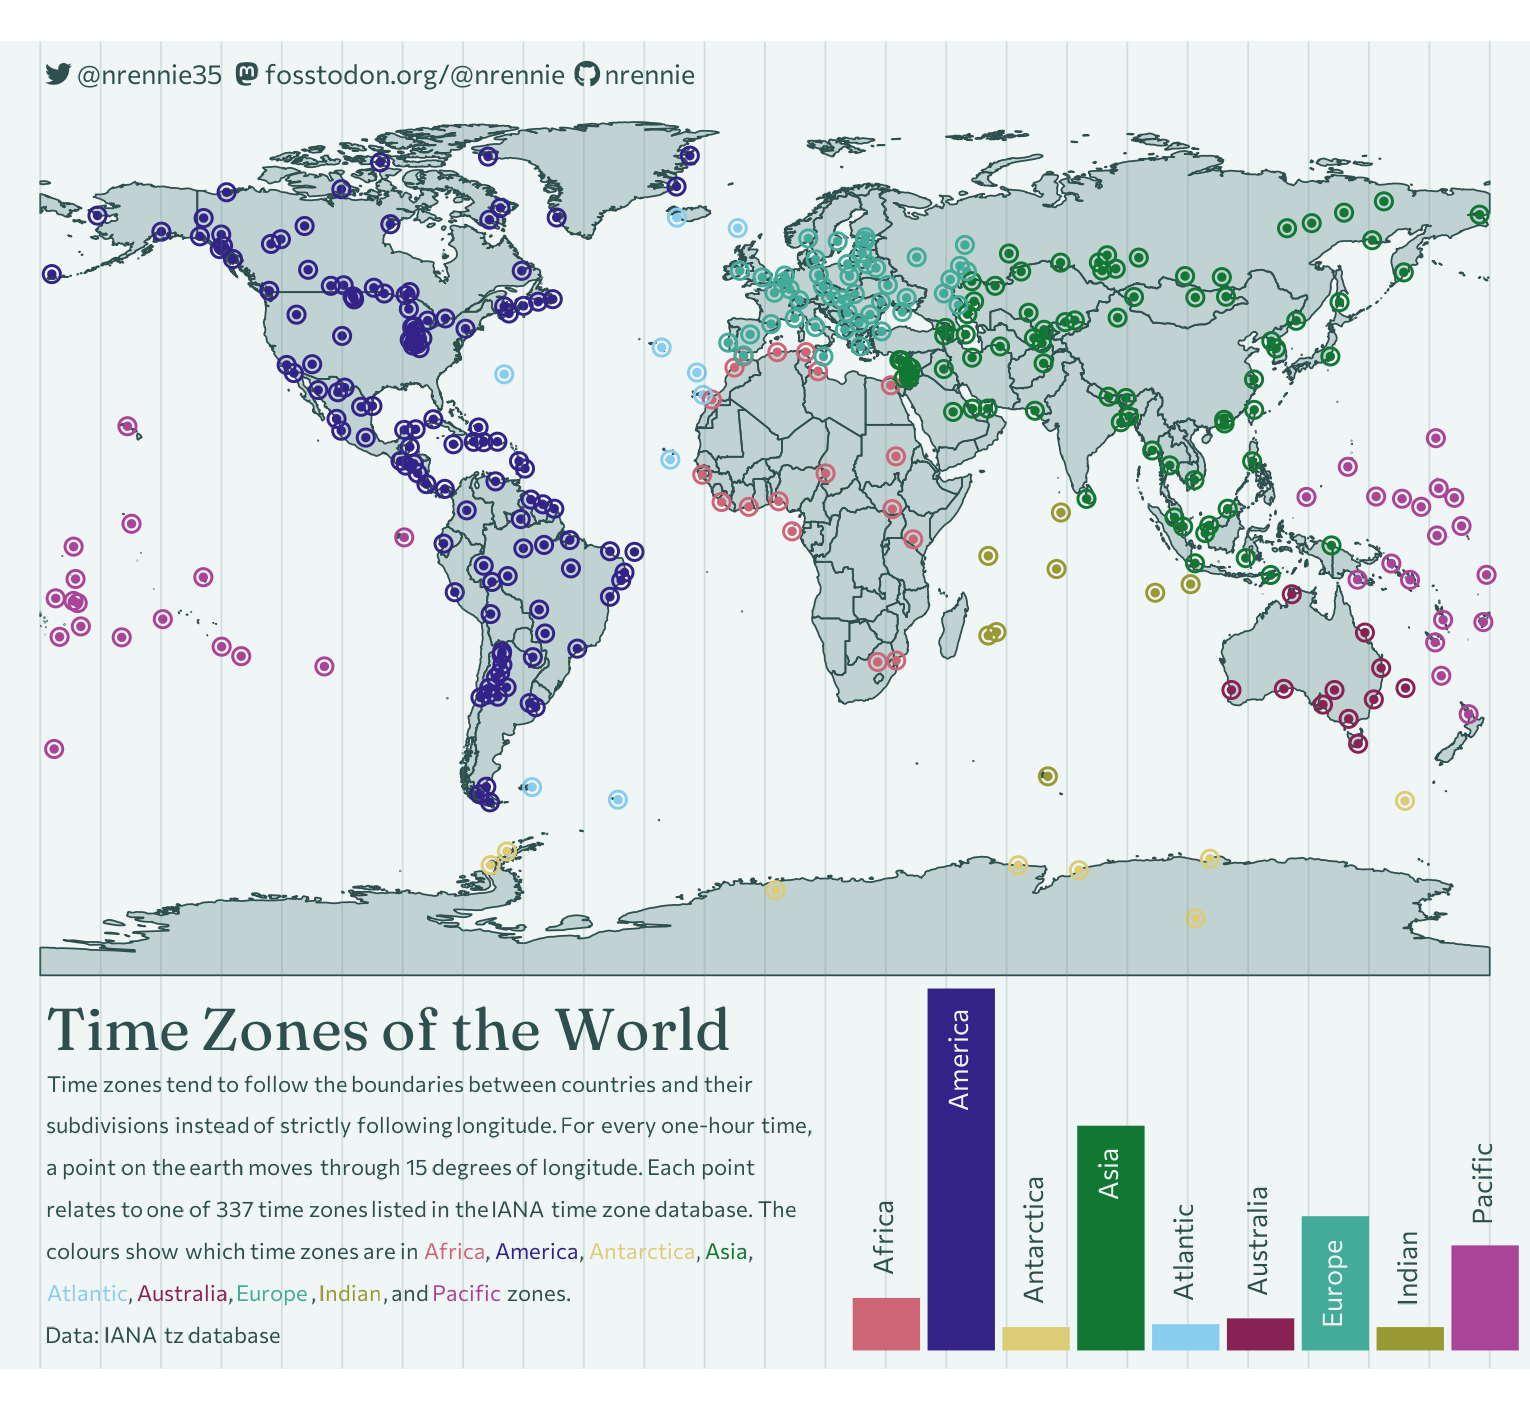

Write the R code that produced this figure.
library(tidyverse)
library(lubridate)
library(showtext)
library(patchwork)
library(camcorder)
library(ggtext)
library(glue)
library(nrBrand)
library(sf)
library(rnaturalearth)
library(rnaturalearthdata)
library(ggspatial)

# load data
transitions <- readr::read_csv('https://raw.githubusercontent.com/rfordatascience/tidytuesday/master/data/2023/2023-03-28/transitions.csv')
timezones <- readr::read_csv('https://raw.githubusercontent.com/rfordatascience/tidytuesday/master/data/2023/2023-03-28/timezones.csv')
timezone_countries <- readr::read_csv('https://raw.githubusercontent.com/rfordatascience/tidytuesday/master/data/2023/2023-03-28/timezone_countries.csv')
countries <- readr::read_csv('https://raw.githubusercontent.com/rfordatascience/tidytuesday/master/data/2023/2023-03-28/countries.csv')

# data wrangling
world <- ne_countries(scale = "medium", returnclass = "sf") 

timezones_sf <- timezones |> 
  select(-comments) |> 
  sf::st_as_sf(coords = c("longitude", "latitude")) |> 
  sf::st_set_crs(4326) |> 
  separate(zone, into = c("continent", "place"), sep="/")

# start recording
gg_record(
  dir = file.path("2023", "2023-03-28", "recording"), # where to save the recording
  device = "png", # device to use to save images
  width = 5.1, # width of saved image
  height = 4.7, # height of saved image
  units = "in", # units for width and height
  dpi = 300 # dpi to use when saving image
)

# text
title <- "<span style='font-size:44pt;font-family:Fraunces;color:#2F4F4F;'>Time Zones of the World</span><br>"
cap <- "Time zones tend to follow the boundaries between countries and their subdivisions
instead of strictly following longitude. For every one-hour time, a point on the earth moves
through 15 degrees of longitude. Each point relates to one of 337 time zones listed in the 
IANA time zone database. The colours show which time zones are in
<span style='color:#CC6677;'>Africa</span>, 
<span style='color:#332288;'>America</span>, 
<span style='color:#DDCC77;'>Antarctica</span>, 
<span style='color:#117733;'>Asia</span>, 
<span style='color:#88CCEE;'>Atlantic</span>, 
<span style='color:#882255;'>Australia</span>, 
<span style='color:#44AA99;'>Europe</span>, 
<span style='color:#999933;'>Indian</span>, and 
<span style='color:#AA4499;'>Pacific</span> zones.<br>Data: IANA tz database<br>"
social <- nrBrand::social_caption(bg_colour = nr_light)
caption <- paste0(title, cap)


# plot
g <- ggplot() +
  geom_sf(data = world,
          colour = nr_dark,
          fill = alpha(nr_mid, 0.3)) +
  geom_sf(data = timezones_sf, size = 0.4,
          mapping = aes(colour = continent)) +
  ggtext::geom_textbox(data = data.frame(x = -110, y = 93, label = social),
                       aes(x = x, y = y, label = label),
                       family = "Commissioner",
                       size = 7,
                       fill = NA,
                       halign = 0,
                       hjust = 0.5,
                       valign = 0,
                       box.colour = NA) +
  geom_sf(data = timezones_sf, size = 1.6,
          pch = 21,
          fill = "transparent",
          mapping = aes(colour = continent)) +
  geom_segment(data = data.frame(x = seq(-180, 180, by = 15)),
               mapping = aes(x = x, y = -170, xend = x, yend = 100),
               linewidth = 0.2,
               colour = alpha(nr_mid, 0.2)) +
  scale_colour_manual(
    values = c("#CC6677", "#332288", "#DDCC77",
               "#117733", "#88CCEE", "#882255",
               "#44AA99", "#999933", "#AA4499")
  ) +
  scale_x_continuous(breaks = seq(-180, 180, by = 15),
                     limits = c(-190, 190)) +
  coord_sf(expand = FALSE) +
  labs(tag = caption) +
  theme_minimal(base_size = 14) +
  theme(
    legend.position = "none",
    plot.margin = margin(0, 0, 0, 0),
    axis.ticks = element_blank(),
    axis.title = element_blank(),
    axis.text = element_blank(),
    plot.background = element_rect(fill = nr_light, colour = nr_light),
    panel.background = element_rect(fill = nr_light, colour = nr_light),
    panel.grid = element_blank(),
    plot.tag.position = c(-0.01, 0.12),
    plot.tag = element_textbox_simple(family = "Commissioner",
                                    colour = nr_dark,
                                    hjust = 0,
                                    maxwidth = grid::unit(200, "pt"),
                                    lineheight = 0.6,
                                    margin = margin(l = 15,
                                                    t = 5,
                                                    b = 10))
  )
g

# bar plot 
p_inset <- timezones_sf |> 
  group_by(continent) |> 
  summarise(n = n()) |> 
  st_drop_geometry() |> 
  ggplot(mapping = aes(x = continent, y = n, fill = continent, label = continent)) +
  geom_col() + 
  ggtext::geom_textbox(mapping = aes(hjust = case_when(n > 45 ~ 1,
                                                       TRUE ~ 0),
                                     halign = case_when(n > 45 ~ 1,
                                                       TRUE ~ 0),
                                     colour = case_when(n > 45 ~ I(nr_light),
                                                        TRUE ~ I(nr_dark)
                                       
                                     )),
            family = "Commissioner",
            size = 7,
            fill = NA,
            #halign = 0,
            box.colour = NA,
            orientation = "left-rotated") +
  scale_fill_manual(
    values = c("#CC6677", "#332288", "#DDCC77",
               "#117733", "#88CCEE", "#882255",
               "#44AA99", "#999933", "#AA4499")
  ) +
  theme_void() +
  theme(legend.position = "none",
        plot.background = element_rect(fill = "transparent", colour = "transparent"),
        panel.background = element_rect(fill = "transparent", colour = "transparent"))
p_inset


g + inset_element(p_inset, 0.55, 0, 1, 0.3) &
  theme(plot.margin = margin(0,0,0,0))

# save gif
gg_playback(
  name = file.path("2023", "2023-03-28", "20230328.gif"),
  first_image_duration = 4,
  last_image_duration = 20,
  frame_duration = .25,
  background = "#F0F5F5"
)
